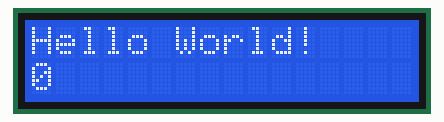
Recording of a sketch running on a simulated Arduino Uno, built with avr-gcc and run on an emulated ATmega328P. On the bench: 16×2 character LCD.

Above: at 0.6 s.
At 5.1 s:
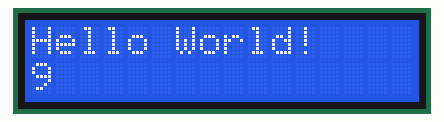
At 10.1 s:
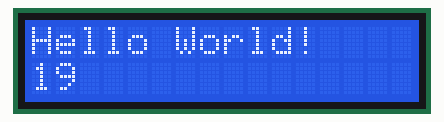
At 19.6 s:
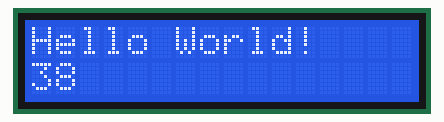
At 29.6 s:
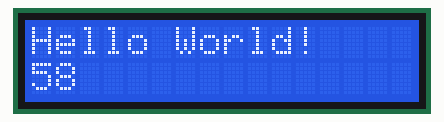
At 39.2 s:
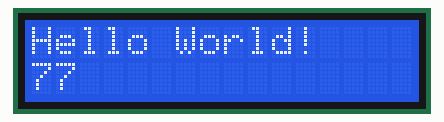

The sketch:

LCDshieldDemo.ino
```cpp
/* LCDshieldDemo
 * This program demonstrates how to display messages on 16x2 LCD shield.
 * Library originally added 18 Apr 2008
 * by David A. Mellis
 * library modified 5 Jul 2009
 * by Limor Fried (http://www.ladyada.net)
 * example added 9 Jul 2009
 * by Tom Igoe
 * modified 22 Nov 2010
 * by Tom Igoe
 * Version: 14/04/2014
 * Adaptation: Mr.G
 */
// -------------------------------------
#include <LiquidCrystal.h>                // include the library code
LiquidCrystal lcd(8, 9, 4, 5, 6, 7);      // select the pins used on the LCD panel
int counter = 0;                          // variable to count number of repetitions

// -------------------------------------
void setup() {
    lcd.begin(16, 2);                     // start the LCD with 2 rows and 16 columns
    lcd.print("Hello World!");            // print a generic message to the LCD
    delay(500);
}

// -------------------------------------
void loop() {
    lcd.setCursor(0, 1);                  // set the cursor to column 0, line 1 (second row, since counting begins from 0):
    lcd.print(counter);                   // print the counter to the LCD
    counter=counter + 1;                  // increase the counter
    delay(500);
}
```

Measured:
- what the display in image 0 shows lasts 0.5 s, from 0.6 s to 1.1 s
